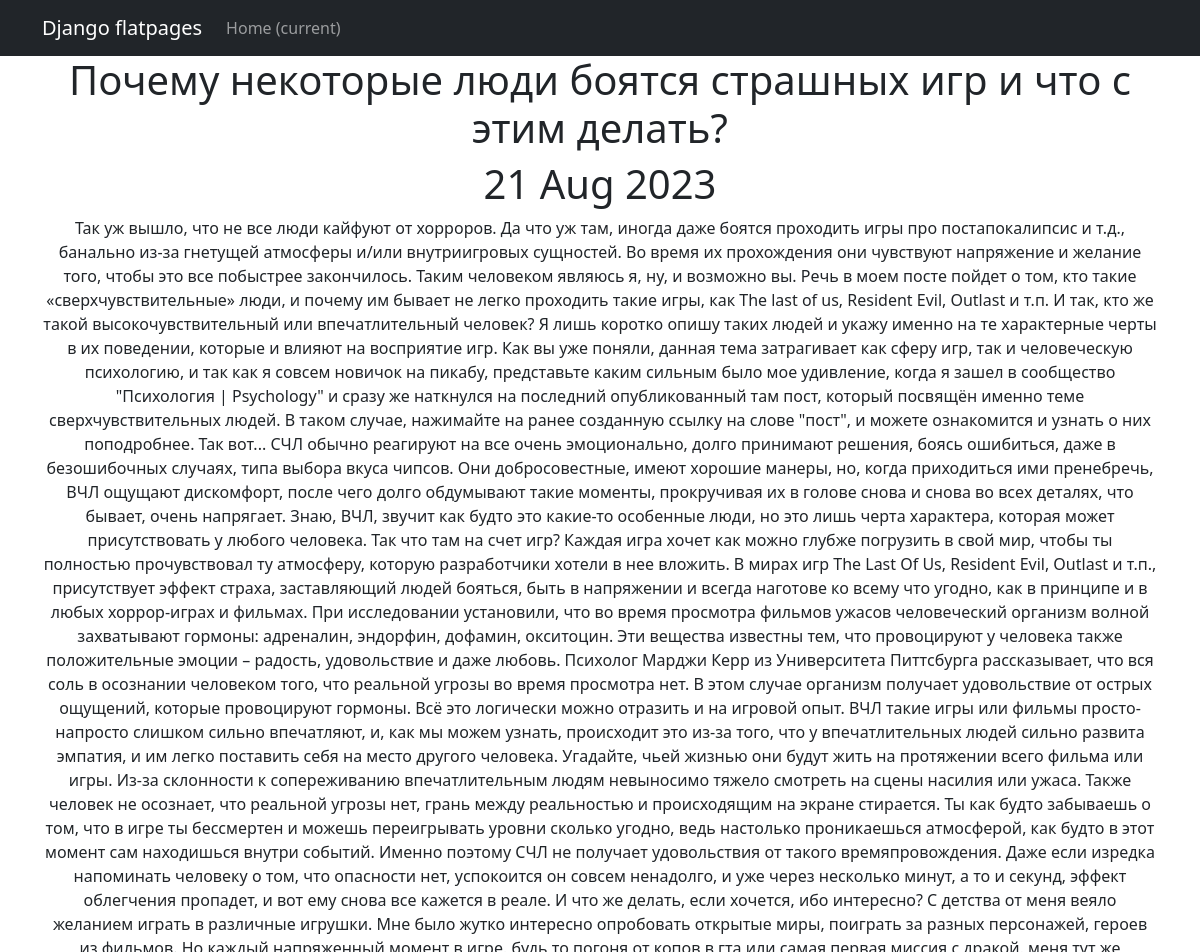
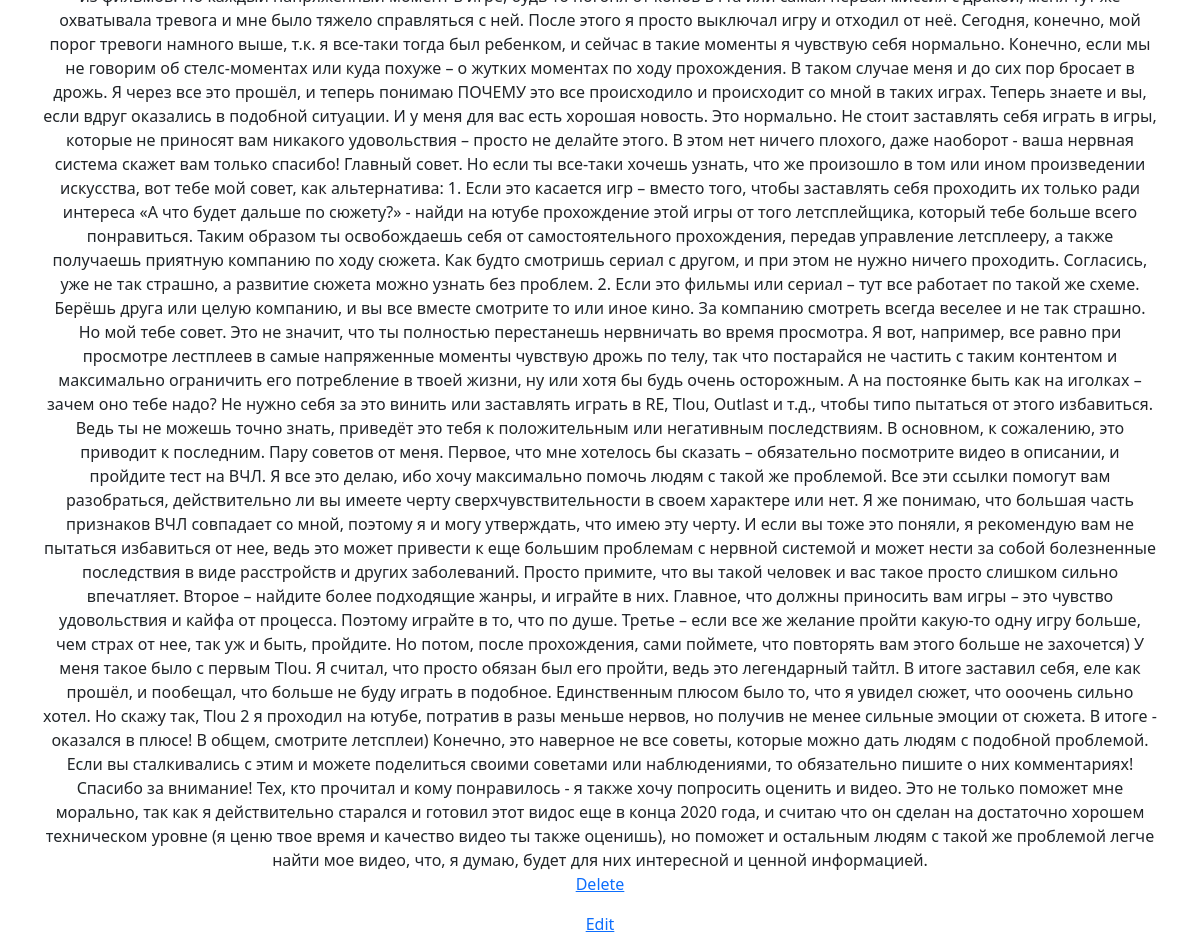
Page /news/search/2/ on the committed database (2 pictures, top to bottom).
### newapp/models.py (models this page shows, shortened)
class Post(models.Model):
    author = models.ForeignKey(Author, on_delete=models.CASCADE, null=True)
    NEWS = 'NW'
    ARTICLE = 'AR'
    CATEGORY_CHOICES = (
        (NEWS, 'Новость'),
        (ARTICLE, 'Статья'),
    )
    categoryType = models.CharField(max_length=2, choices=CATEGORY_CHOICES, default=ARTICLE)
    dateCreation = models.DateTimeField(auto_now_add=True)
    create_post = models.DateTimeField(auto_now_add=True)
    postCategory = models.ManyToManyField(Category, through='PostCategory')
    title = models.CharField(max_length=128)
    text = models.TextField()
    rating = models.SmallIntegerField(default=0)

### newapp/views.py (the view)
# urls.py: path('<int:pk>/', PostDetail.as_view(), name='post_detail'),
class PostDetail(DetailView):
    model = Post
    template_name = 'newapp/post_detail.html'
    context_object_name = 'Post'

### newapp/templatetags/custom_filters.py (called while the page is built)
@register.filter()
def censor(sentence):
    text = sentence.split()
    for i, word in enumerate(text):
        print(word)
        if word in bad_words:
            text[i] = word[0] + '***'
    return ' '.join(text)

### templates/newapp/post_detail.html (shortened to what this page needs)
{% extends 'flatpages/default.html' %}
{% load custom_filters %}
{% block content %}
<h1>{{ Post.title|censor}}</h1>
<h1>{{ Post.dateCreation|date:'d M Y' }}</h1>
<h>{{ Post.text|censor }}</h>
    <p><a href="{% url 'post_delete' object.id %}">Delete</a></p>
    <p><a href="{% url 'post_edit' object.id %}">Edit</a></p>
{% endblock content %}

### rows in the picture
Post: title|censor "Почему некоторые люди боятся страшных игр и что с этим делать?", dateCreation "21 Aug 2023", text|censor "Так уж вышло, что не все люди кайфуют от хорроров. Да что уж там, иногда даже боятся проходить игры про постапокалипсис и т.д., банально из-за гнетущей атмосферы и/или внутриигровых сущностей. Во время их прохождения они чувствуют напряжение и желание того, чтобы это все побыстрее закончилось. Таким человеком являюсь я, ну, и возможно вы. Речь в моем посте пойдет о том, кто такие «сверхчувствительные» люди, и почему им бывает не легко проходить такие игры, как The last of us, Resident Evil, Outlast и т.п. И так, кто же такой высокочувствительный или впечатлительный человек? Я лишь коротко опишу таких людей и укажу именно на те характерные черты в их поведении, которые и влияют на восприятие…"
